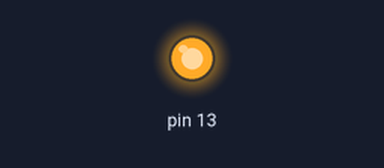
The sketch below on a simulated Arduino Uno, built with avr-gcc and run on an emulated ATmega328P. On the bench: output pins drawn as LEDs (lit = HIGH).

Above: at 1.5 s.
At 5.0 s:
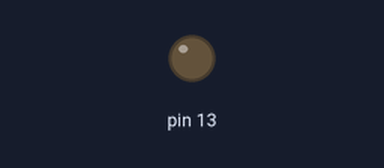
Timing chart, 0 to 9.1 s (numbered marks = the images above):
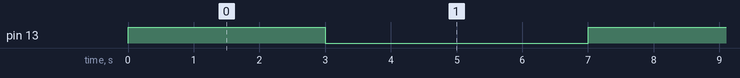

Measured:
- by itself, pin 13: alternates HIGH for 3.0 s and LOW for 4.0 s

The sketch:

code1.ino
```cpp
void setup(){
//setup the arduino code
pinMode(13,OUTPUT);
}
void loop(){
//program for loop system
digitalWrite(13,HIGH);
delay(3000);
digitalWrite(13,LOW);
delay(4000);
}
```
